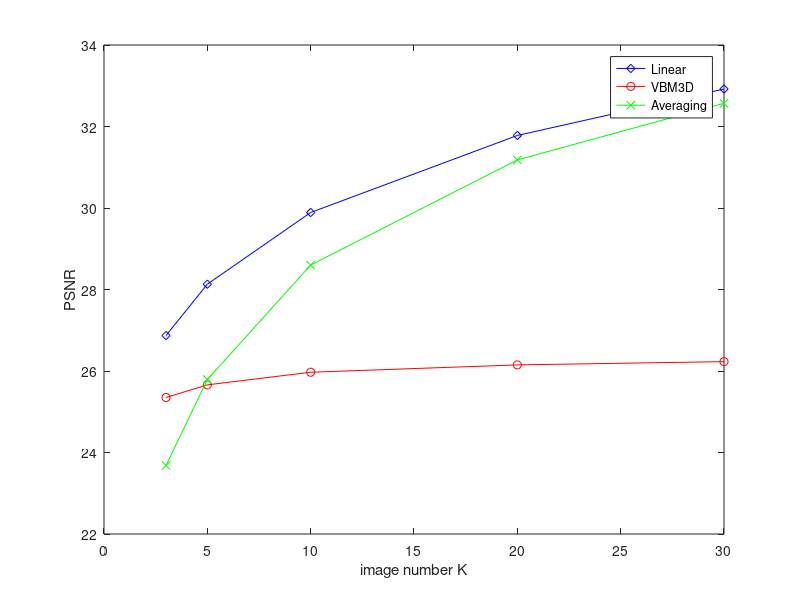

MATLAB code for this plot:
clc
clear all
close all
K = [3,5,10,20,30];
PSNR_Pro = [26.87,28.13,29.89,31.78,32.92];
PSNR_VBM = [25.35,25.66,25.97,26.15,26.23];
PSNR_ave = [23.68,25.79,28.60,31.18,32.57];
% SSIM_Pro = [0.4038,0.4403,0.4910,0.5465,0.5833];
% SSIM_VBM = [0.3763,0.4146,0.4572,0.5022,0.5255];
% SSIM_ave = [0.3453,0.3927,0.4587,0.5259,0.5675];

figure
hold on
plot(K,PSNR_Pro,'b-d')
plot(K,PSNR_VBM,'r-o')
plot(K,PSNR_ave,'g-x')
legend('Linear','VBM3D','Averaging')
box on
xlabel('image number K')
ylabel('PSNR')

